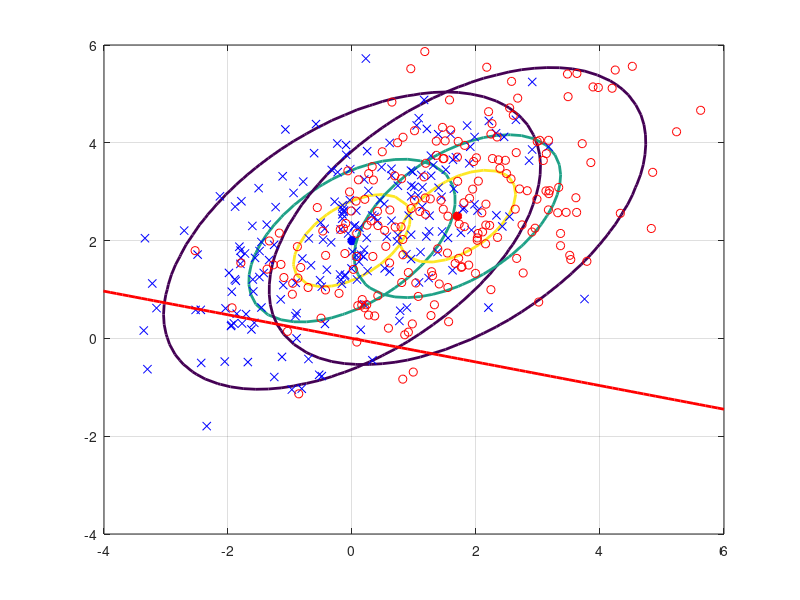
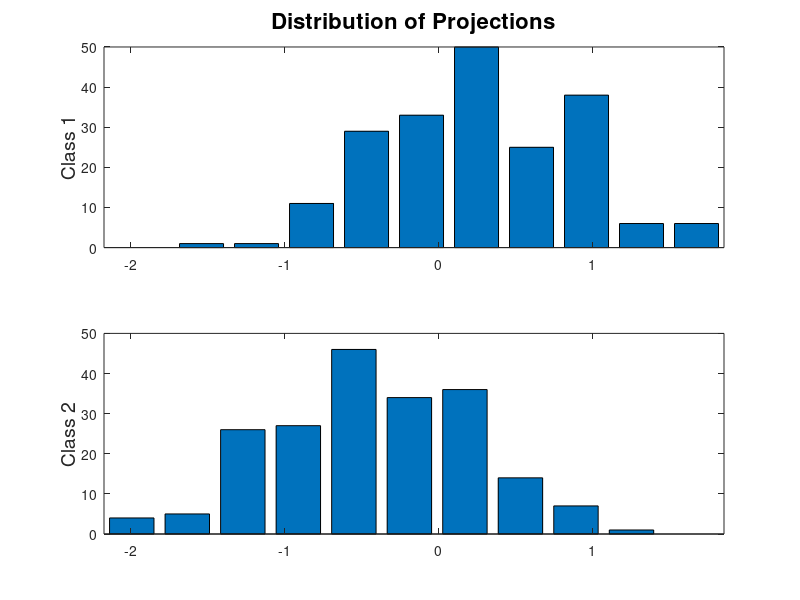

Write MATLAB code to recreate these figures, in order.
numGrid = 50;
m1 = [0 2]';
m2 = [1.7 2.5]';
C1 = [2 1 ; 1 2];
C2 = C1;
xRange = linspace(-4, 6.0, numGrid);
yRange = linspace(-4, 6.0, numGrid);
P1 = zeros(numGrid, numGrid);
P2 = P1;
for i=1:numGrid
    for j=1:numGrid
        x = [yRange(j) xRange(i)]';
        P1(i,j) = mvnpdf(x',m1',C1);
        P2(i,j) = mvnpdf(x',m2',C2);
    end
end
Pmax = max(max([P1 P2]));
figure(1), clf,
contour(xRange, yRange, P1, [0.1*Pmax 0.5*Pmax 0.8*Pmax], 'LineWidth', 2);
hold on
plot(m1(1),m1(2), 'b*', 'LineWidth', 4);
hold on
contour(xRange, yRange, P2, [0.1*Pmax 0.5*Pmax 0.8*Pmax], 'LineWidth', 2);
hold on
plot(m2(1),m2(2), 'r*', 'LineWidth', 4);
hold on
N=200;
X1 = mvnrnd(m1,C1,N);
X2 = mvnrnd(m2,C2,N);
plot(X1(:,1),X1(:,2),'bx',X2(:,1),X2(:,2),'ro');
grid on

wF = inv(C1+C2)*(m1-m2);
xx = -6:0.1:6;
yy = xx*wF(2)/wF(1);
plot(xx,yy,'r', 'LineWidth',2);
hold on;
p1 = X1*wF;
p2 = X2*wF;

plo = min([p1; p2]);
phi = max([p1; p2]);
[nn1,xx1] = hist(p1);
[nn2,xx2] = hist(p2);
hhi = max([nn1 nn2]);
figure(2),
subplot(211),bar(xx1,nn1);
axis([plo phi 0 hhi]);
title('Distribution of Projections' , 'FontSize',16)
ylabel('Class 1','FontSize',14)
subplot(212),bar(xx2,nn2);
axis([plo phi 0 hhi])
ylabel('Class 2','FontSize',14)
